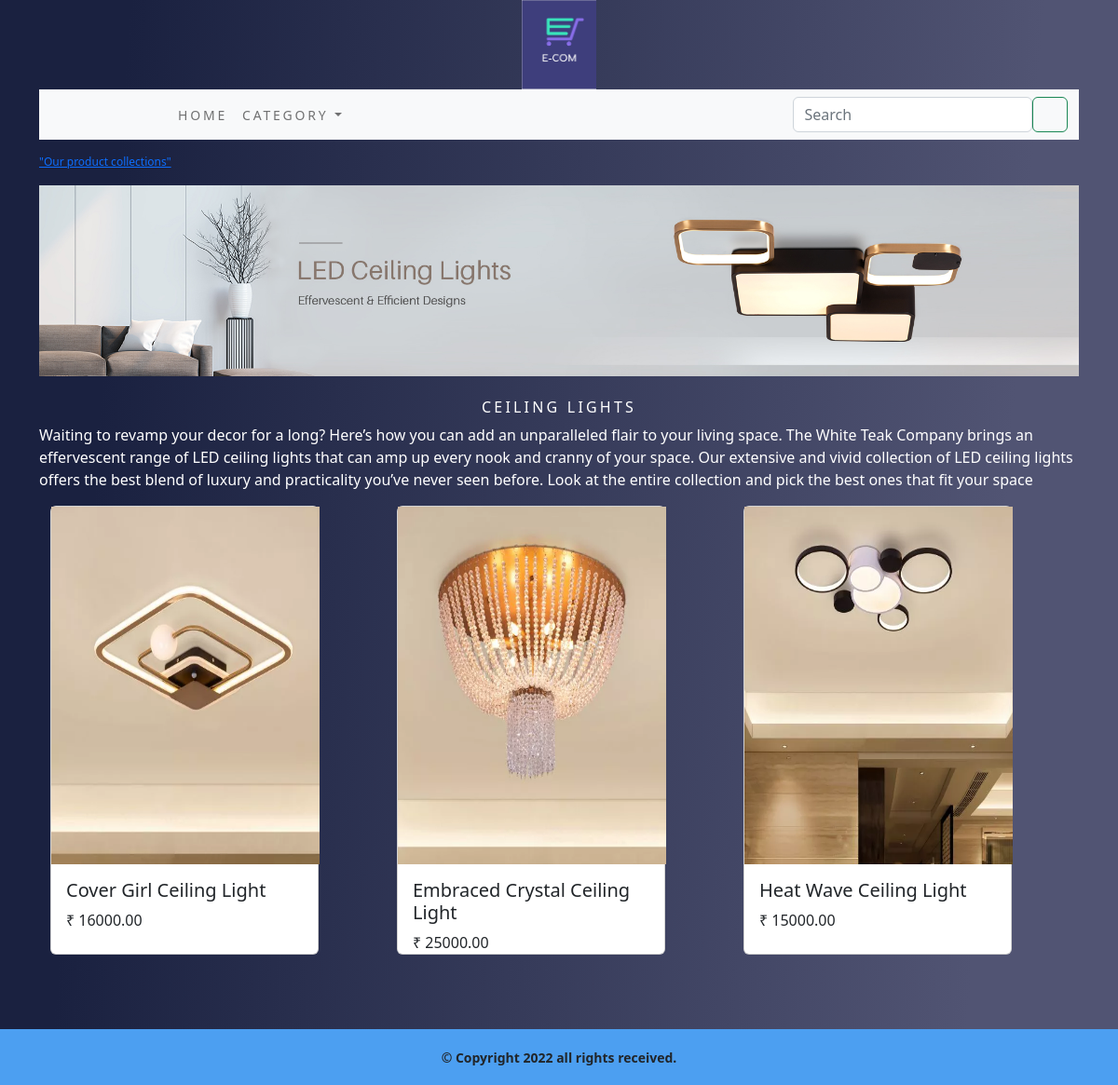
The page /ceiling-lights/ on the database its author committed.
### shoppingApp/models.py (models this page shows, shortened)
class Category(models.Model):
    name = models.CharField(max_length=250, unique=True)
    slug = models.SlugField(max_length=250, unique=True)
    description = models.TextField(blank=True)
    image = models.ImageField(upload_to='category', blank=True)
    class Meta:
        ordering = ('name',)
        verbose_name = 'category'
        verbose_name_plural = 'categories'
    def get_url(self):
        return reverse('shoppingApp:products_by_category',args=[self.slug])

class Product(models.Model):
    name = models.CharField(max_length=250, unique=True)
    slug = models.SlugField(max_length=250, unique=True)
    description = models.TextField(blank=True)
    price = models.DecimalField(max_digits=10, decimal_places=2)
    category = models.ForeignKey(Category,on_delete=models.CASCADE)
    image = models.ImageField(upload_to='product', blank=True)
    stock = models.IntegerField()
    available = models.BooleanField(default=True)
    created = models.DateTimeField(auto_now_add=True)
    updated = models.DateTimeField(auto_now=True)
    def get_url(self):
        return reverse("shoppingApp:prodCatDetail",args=[self.category.slug,self.slug])
    class Meta:
        ordering = ('name',)
        verbose_name = 'product'
        verbose_name_plural = 'products'

### shoppingApp/views.py (the view)
# urls.py: path('',views.allProCat,name='allProCat'),
def allProCat(request,c_slug=None):
    c_page = None
    products_list = None
    if c_slug != None:
        c_page = get_object_or_404(Category,slug=c_slug)
        products_list = Product.objects.all().filter(category=c_page,available=True)
    else:
        products_list = Product.objects.all().filter(available=True)
    paginator = Paginator(products_list,6)
    try:
        page = int(request.GET.get('page','1'))
    except:
        page = 1
    try:
        products = paginator.page(page)
    except (EmptyPage,InvalidPage):
        products = paginator.page(paginator.num_pages)
    return render(request,'category.html',{'category':c_page, 'products':products})

### cart/context_processors.py (called while the page is built)
def counter(request):
    item_count = 0
    if 'admin' in request.path:
        return {}
    else:
        try:
            cart = Cart.objects.filter(cart_id=_cart_id(request))
            cart_items = CartItem.objects.all().filter(cart=cart[:1])
            for cart_item in cart_items:
                item_count += cart_item.quantity
        except Cart.DosesNotExist:
            item_count = 0
    return dict(item_count=item_count)

### cart/views.py (called while the page is built)
def _cart_id(request):
    cart = request.session.session_key
    if not cart:
        cart = request.session.create()
    return cart

### shoppingApp/context_processors.py (called while the page is built)
def menu_links(request):
    links = Category.objects.all()
    return dict(links=links)

### templates/category.html (shortened to what this page needs)
{% extends 'base.html' %}
{% load static %}
{% block content %}
    {% if category %}
    <div>
        <div class="row site_row_class">
            <div class="mx_auto">
            <p><a href="{% url 'shoppingApp:allProCat' %}"> "Our product collections" </a></p>
        </div>
    </div>
    </div>
    {% endif %}
    <div class="mx_auto">
        {% if category %}
        <img class="cat_img" src="{{ category.image.url }}" alt="{{category.name}}">
    </div><br>
    <div>
        <h1 class="text-center cat_title" style="color: white;" >{{category.name}}</h1>
        <p class="text-justify" style="color: white;" >{{category.description}}</p>
    </div>
    {% endif %}
    <div class="container" style="margin-top: 7px;">
        <div class="row">
            {% for product in products.object_list %}
            <div class="col-md-4 card-space">
                <div class="card card_style" style="width: 18rem;height: 482px; margin-bottom: 2rem;">
                    <a href="{{product.get_url}}"><img src="{{product.image.url}}" alt="{{product.name}}" style="width: 18rem;height: 24rem;"></a>
                    <div class="card-body">
                      <h5 class="card-title">{{product.name}}</a></h5>
                      <p class="card-text">₹ {{product.price}}</p>
                    </div>
                  </div>
            </div>
            {% endfor %}
        </div>
        <br>
    </div>
    <br>
{% endblock %}

### static/css/custom.css (style rules this page uses)
html { height: 100%; }
body { background-image: linear-gradient( 94.3deg, rgba(26,33,64,1) 10.9%, rgba(81,84,115,1) 87.1% ); display: flex; flex-direction:column; flex-grow: 1; min-height: 100%; }
.site_row_class { padding-top: 15px; }
.site_row_class .mx_auto { color: #000; font-size: 12px; }
.cat_img { width: 100%; height: auto; }
.cat_title { font-size: 16px; text-transform: uppercase; letter-spacing: .2em; color: rgb(248, 248, 248); }
.card_style { width: 18rem; height: 482px; margin-bottom: 2rem; }

### rows shown on the page
Category: image (picture), name "CEILING LIGHTS", description "Waiting to revamp your decor for a long? Here’s how you can add an unparalleled flair to your living space. The White Teak Company brings an effervescent range of LED ceiling lights that can amp up every nook and cranny of your space. Our extensive and vivid collection of LED ceiling lights offers the best blend of luxury and practicality you’ve never seen before. Look at the entire collection and pick the best ones that fit your space"
Product: image (picture), name "Cover Girl Ceiling Light", price "16000.00"
Product: image (picture), name "Embraced Crystal Ceiling Light", price "25000.00"
Product: image (picture), name "Heat Wave Ceiling Light", price "15000.00"
